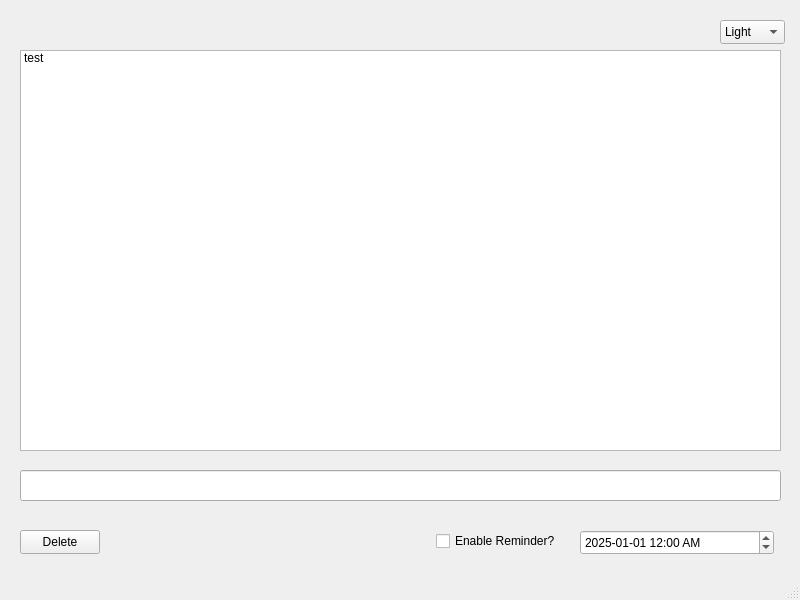
<?xml version="1.0" encoding="UTF-8"?>
<ui version="4.0">
 <class>MainWindow</class>
 <widget class="QMainWindow" name="MainWindow">
  <property name="windowModality">
   <enum>Qt::WindowModality::NonModal</enum>
  </property>
  <property name="enabled">
   <bool>true</bool>
  </property>
  <property name="geometry">
   <rect>
    <x>0</x>
    <y>0</y>
    <width>800</width>
    <height>600</height>
   </rect>
  </property>
  <property name="minimumSize">
   <size>
    <width>800</width>
    <height>600</height>
   </size>
  </property>
  <property name="maximumSize">
   <size>
    <width>800</width>
    <height>600</height>
   </size>
  </property>
  <property name="windowTitle">
   <string notr="true">Todo Qt Custom</string>
  </property>
  <property name="windowIcon">
   <iconset theme="QIcon::ThemeIcon::Computer"/>
  </property>
  <property name="windowOpacity">
   <double>1.000000000000000</double>
  </property>
  <property name="autoFillBackground">
   <bool>false</bool>
  </property>
  <widget class="QWidget" name="centralwidget">
   <widget class="QListWidget" name="taskListWidget">
    <property name="geometry">
     <rect>
      <x>20</x>
      <y>50</y>
      <width>761</width>
      <height>401</height>
     </rect>
    </property>
    <property name="minimumSize">
     <size>
      <width>761</width>
      <height>401</height>
     </size>
    </property>
    <property name="sizeAdjustPolicy">
     <enum>QAbstractScrollArea::SizeAdjustPolicy::AdjustToContents</enum>
    </property>
    <property name="dragEnabled">
     <bool>true</bool>
    </property>
    <property name="dragDropMode">
     <enum>QAbstractItemView::DragDropMode::InternalMove</enum>
    </property>
    <property name="defaultDropAction">
     <enum>Qt::DropAction::MoveAction</enum>
    </property>
    <item>
     <property name="text">
      <string>test</string>
     </property>
    </item>
   </widget>
   <widget class="QLineEdit" name="taskInputLineEdit">
    <property name="geometry">
     <rect>
      <x>20</x>
      <y>470</y>
      <width>761</width>
      <height>31</height>
     </rect>
    </property>
   </widget>
   <widget class="QPushButton" name="deleteTaskButton">
    <property name="geometry">
     <rect>
      <x>20</x>
      <y>530</y>
      <width>80</width>
      <height>24</height>
     </rect>
    </property>
    <property name="text">
     <string>Delete</string>
    </property>
   </widget>
   <widget class="QLabel" name="greetingLabel">
    <property name="geometry">
     <rect>
      <x>20</x>
      <y>20</y>
      <width>511</width>
      <height>21</height>
     </rect>
    </property>
    <property name="text">
     <string/>
    </property>
    <property name="textFormat">
     <enum>Qt::TextFormat::AutoText</enum>
    </property>
    <property name="indent">
     <number>1</number>
    </property>
   </widget>
   <widget class="QComboBox" name="themeComboBox">
    <property name="geometry">
     <rect>
      <x>720</x>
      <y>20</y>
      <width>65</width>
      <height>24</height>
     </rect>
    </property>
    <item>
     <property name="text">
      <string>Light</string>
     </property>
    </item>
    <item>
     <property name="text">
      <string>Dark</string>
     </property>
    </item>
   </widget>
   <widget class="QDateTimeEdit" name="reminderDateTimeEdit">
    <property name="geometry">
     <rect>
      <x>580</x>
      <y>530</y>
      <width>194</width>
      <height>25</height>
     </rect>
    </property>
    <property name="dateTime">
     <datetime>
      <hour>0</hour>
      <minute>0</minute>
      <second>0</second>
      <year>2025</year>
      <month>1</month>
      <day>1</day>
     </datetime>
    </property>
    <property name="displayFormat">
     <string>yyyy-MM-dd hh:mm AP</string>
    </property>
   </widget>
   <widget class="QCheckBox" name="enableReminderCheckBox">
    <property name="geometry">
     <rect>
      <x>436</x>
      <y>530</y>
      <width>131</width>
      <height>22</height>
     </rect>
    </property>
    <property name="text">
     <string>Enable Reminder?</string>
    </property>
   </widget>
  </widget>
  <widget class="QStatusBar" name="statusbar"/>
 </widget>
 <resources/>
 <connections/>
</ui>
